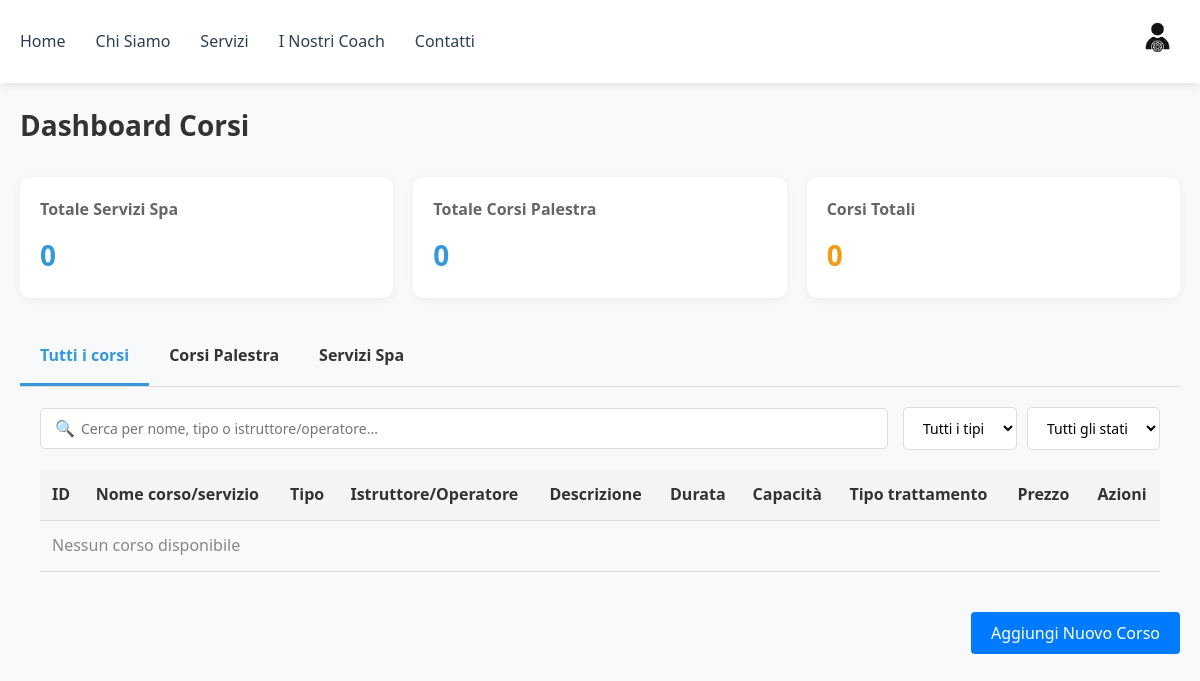
Page /gest-corsi/ (signed in) on the earlier database version.
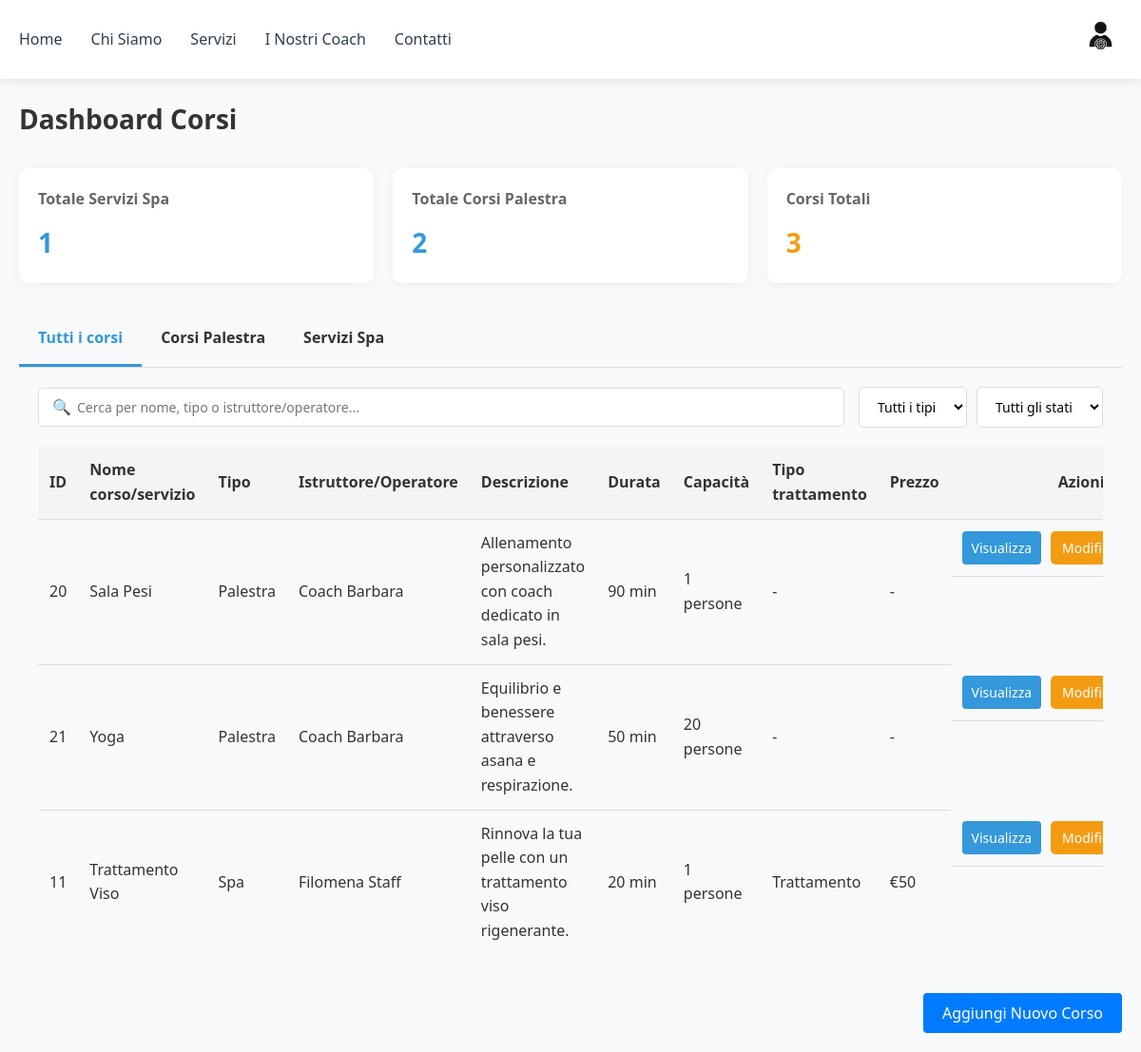
Same page on the later database version.
### palestra/models.py (models this page shows, shortened)
class GymClass(models.Model):
    name = models.CharField(max_length=100, default="Marco Ros")
    description = models.TextField()
    scheduled = models.DateTimeField(default=timezone.now)
    duration = models.IntegerField(default=45)
    instructor = models.ForeignKey(User, on_delete=models.SET_NULL, null=True, related_name='instructor_classes')
    max_partecipants = models.IntegerField()
    imgs = models.ImageField(upload_to='palestra/', blank=True, null=True, help_text="Carica un'immagine del corso")

### users/models.py (models this page shows, shortened)
class User(AbstractBaseUser, PermissionsMixin):
    full_name = models.CharField(max_length=255, default="Nome Cognome")
    email = models.EmailField(unique=True)
    phone = models.CharField(max_length=20, blank=True)
    profile_picture = models.ImageField(
        upload_to="profile_pics/",
        default="profile_pics/def_pfp.png",
        null=True,
        blank=True
    )
    is_active = models.BooleanField(default=True)
    is_staff = models.BooleanField(default=False)
    is_superuser = models.BooleanField(default=False)
    objects = UserManager()
    USERNAME_FIELD = 'email'

### spa/models.py (models this page shows, shortened)
class SpaService(models.Model):
    name = models.CharField(max_length=100)
    description = models.TextField()
    operator = models.ForeignKey(User, on_delete=models.SET_NULL, null=True, related_name='operator_services')
    duration = models.IntegerField(default=45)
    scheduled = models.DateTimeField(default=timezone.now)
    price = models.IntegerField()
    max_partecipants = models.IntegerField(default=1)
    imgs = models.ImageField(upload_to='spa/', blank=True, null=True, help_text="Carica un'immagine del trattamento")
    TYPE_CHOICES = [
        ('massage', 'Massaggio'),
        ('treatment', 'Trattamento'),
        ('ritual', 'Rituale'),
    ]
    type = models.CharField(max_length=20, choices=TYPE_CHOICES, default='massage')

### users/views/courses.py (the view)
# urls.py: path('gest-corsi/', gest_corsi, name='gest_corsi'),
@login_required
@user_passes_test(lambda u: u.is_staff)
def gest_corsi(req):
    now = timezone.now()
    gym = GymClass.objects.filter(scheduled__gte=now)
    spa = SpaService.objects.filter(scheduled__gte=now)
    all_corsi = list(gym) + list(spa)
    instructors = User.objects.filter(is_staff=True).exclude(is_superuser=True)
    ctx = {
        'gym_courses': gym,
        'spa_services': spa,
        'all_courses': all_corsi,
        'total_gym_courses': gym.count(),
        'total_spa_services': spa.count(),
        'instructors': instructors,
        'now': now,
    }
    return render(req, 'users/gest_corsi.html', ctx)

### users/templates/users/gest_corsi.html (shortened to what this page needs)
{% extends 'users/navbar_template.html' %}
{% load static %}
{% block content %}
<!DOCTYPE html>
<html lang="it">
<head>
<link rel="stylesheet" href="{% static 'users/css/gest_pren.css' %}">
<link rel="stylesheet" href="{% static 'users/css/notifications.css' %}">
</head>
<body>
<main class="container">
<div class="dashboard-header">
<h1>Dashboard Corsi</h1>
</div>
<div class="stat-cards">
<div class="stat-card primary">
<h3>Totale Servizi Spa</h3>
<p>{{ total_spa_services }}</p>
</div>
<div class="stat-card primary">
<h3>Totale Corsi Palestra</h3>
<p>{{ total_gym_courses }}</p>
</div>
<div class="stat-card warning">
<h3>Corsi Totali</h3>
<p>{{ total_gym_courses|add:total_spa_services }}</p>
</div>
</div>
<div class="tabs">
<div class="tab active" data-tab="all">Tutti i corsi</div>
<div class="tab" data-tab="gym">Corsi Palestra</div>
<div class="tab" data-tab="spa">Servizi Spa</div>
</div>
<div class="tab-content-container">
<div id="all" class="tab-content active">
<div class="filters">
<div class="search-box">
<span class="search-icon">🔍</span>
<input type="text" id="search-all" placeholder="Cerca per nome, tipo o istruttore/operatore...">
</div>
<div class="filter-group">
<select id="filter-type-all">
<option value="">Tutti i tipi</option>
</select>
<select id="filter-status-all">
<option value="">Tutti gli stati</option>
</select>
</div>
</div>
<div class="table-container">
<table>
<thead>
<tr>
<th>ID</th>
<th>Nome corso/servizio</th>
<th>Tipo</th>
<th>Istruttore/Operatore</th>
<th>Descrizione</th>
<th>Durata</th>
<th>Capacità</th>
<th>Tipo trattamento</th>
<th>Prezzo</th>
<th>Azioni</th>
</tr>
</thead>
<tbody>
{% for course in all_courses %}
<tr data-scheduled="{{ course.scheduled|date:'Y-m-d\\TH:i' }}"
    {% if course not in gym_courses %}data-price="{{ course.price }}"{% endif %}
    data-type="{% if course in gym_courses %}gym{% else %}spa{% endif %}"
    {% if course in gym_courses %}data-max-partecipants="{{ course.max_partecipants }}"{% endif %}>
<td>{{ course.id }}</td>
<td>{{ course.name }}</td>
<td>{% if course in gym_courses %}Palestra{% else %}Spa{% endif %}</td>
<td>{% if course in gym_courses %}{{ course.instructor.full_name }}{% else %}{{ course.operator.full_name }}{% endif %}</td>
<td>{{ course.description }}</td>
<td>{{ course.duration }} min</td>
<td>{{ course.max_partecipants }} persone</td>
<td>{% if course in gym_courses %}-{% else %}{{ course.get_type_display }}{% endif %}</td>
<td>{% if course in gym_courses %}-{% else %}€{{ course.price }}{% endif %}</td>
<td class="actions">
<button class="btn btn-view" data-id="{{ course.id }}" data-type="{% if course in gym_courses %}gym{% else %}spa{% endif %}">Visualizza</button>
<button class="btn btn-edit" data-id="{{ course.id }}" data-type="{% if course in gym_courses %}gym{% else %}spa{% endif %}">Modifica</button>
</td>
</tr>
{% empty %}
<tr>
<td colspan="10" class="no-data">Nessun corso disponibile</td>
</tr>
{% endfor %}
</tbody>
</table>
</div>
</div>
</div>
<div style="margin-top: 20px; text-align: right;">
<button id="add-course-btn" class="btn btn-primary">Aggiungi Nuovo Corso</button>
</div>
</main>
</body>
</html>
{% endblock %}

Differences in the rows shown:
now on this page (row edited): GymClass: id "20", name "Sala Pesi", shows "Palestra", instructor.full_name "Coach Barbara", description "Allenamento personalizzato con coach dedicato in sala pesi.", duration "90", max_partecipants "1"
now on this page (row edited): GymClass: id "21", name "Yoga", shows "Palestra", instructor.full_name "Coach Barbara", description "Equilibrio e benessere attraverso asana e respirazione.", duration "50", max_partecipants "20"
now on this page (row edited): SpaService: id "11", name "Trattamento Viso", shows "Spa", operator.full_name "Filomena Staff", description "Rinnova la tua pelle con un trattamento viso rigenerante.", duration "20", max_partecipants "1", type "Trattamento", price "50"
Other differences:
{{ total_spa_services }}: "0" → "1"
{{ total_gym_courses }}: "0" → "2"
{{ total_gym_courses|add:total_spa_services }}: "0" → "3"
text no longer shown: "Nessun corso disponibile"
